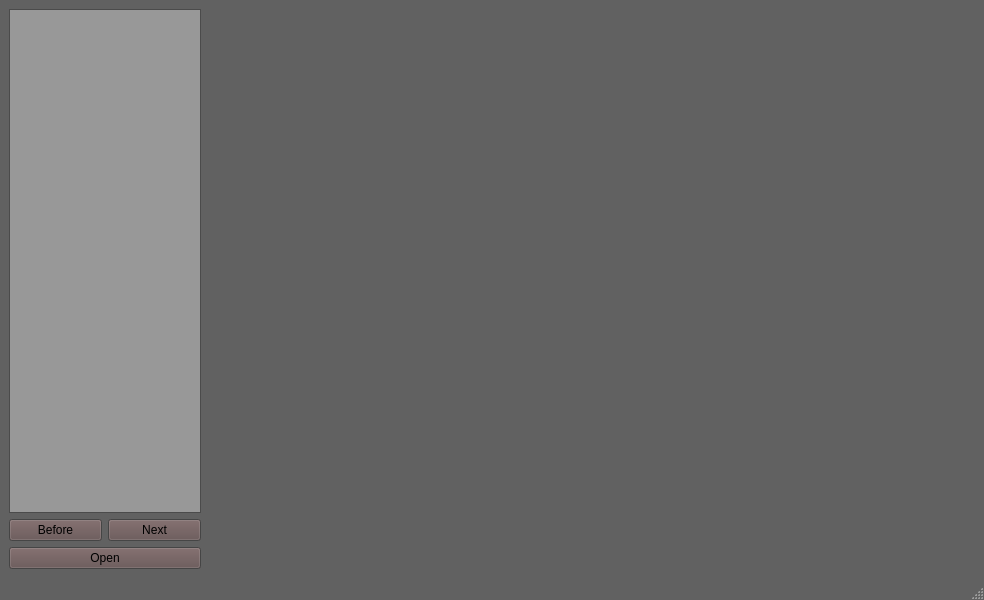
<?xml version="1.0" encoding="UTF-8"?>
<ui version="4.0">
 <class>MainWindow</class>
 <widget class="QMainWindow" name="MainWindow">
  <property name="geometry">
   <rect>
    <x>0</x>
    <y>0</y>
    <width>984</width>
    <height>600</height>
   </rect>
  </property>
  <property name="palette">
   <palette>
    <active>
     <colorrole role="Button">
      <brush brushstyle="SolidPattern">
       <color alpha="255">
        <red>97</red>
        <green>78</green>
        <blue>78</blue>
       </color>
      </brush>
     </colorrole>
     <colorrole role="Light">
      <brush brushstyle="SolidPattern">
       <color alpha="255">
        <red>153</red>
        <green>0</green>
        <blue>3</blue>
       </color>
      </brush>
     </colorrole>
     <colorrole role="Midlight">
      <brush brushstyle="SolidPattern">
       <color alpha="255">
        <red>203</red>
        <green>203</green>
        <blue>203</blue>
       </color>
      </brush>
     </colorrole>
     <colorrole role="Text">
      <brush brushstyle="SolidPattern">
       <color alpha="255">
        <red>0</red>
        <green>0</green>
        <blue>0</blue>
       </color>
      </brush>
     </colorrole>
     <colorrole role="ButtonText">
      <brush brushstyle="SolidPattern">
       <color alpha="255">
        <red>0</red>
        <green>0</green>
        <blue>0</blue>
       </color>
      </brush>
     </colorrole>
     <colorrole role="Base">
      <brush brushstyle="SolidPattern">
       <color alpha="255">
        <red>152</red>
        <green>152</green>
        <blue>152</blue>
       </color>
      </brush>
     </colorrole>
     <colorrole role="Window">
      <brush brushstyle="SolidPattern">
       <color alpha="255">
        <red>97</red>
        <green>97</green>
        <blue>97</blue>
       </color>
      </brush>
     </colorrole>
     <colorrole role="Highlight">
      <brush brushstyle="SolidPattern">
       <color alpha="255">
        <red>157</red>
        <green>0</green>
        <blue>0</blue>
       </color>
      </brush>
     </colorrole>
     <colorrole role="HighlightedText">
      <brush brushstyle="SolidPattern">
       <color alpha="255">
        <red>255</red>
        <green>255</green>
        <blue>255</blue>
       </color>
      </brush>
     </colorrole>
     <colorrole role="Link">
      <brush brushstyle="SolidPattern">
       <color alpha="255">
        <red>144</red>
        <green>0</green>
        <blue>0</blue>
       </color>
      </brush>
     </colorrole>
     <colorrole role="PlaceholderText">
      <brush brushstyle="SolidPattern">
       <color alpha="128">
        <red>0</red>
        <green>0</green>
        <blue>0</blue>
       </color>
      </brush>
     </colorrole>
    </active>
    <inactive>
     <colorrole role="Button">
      <brush brushstyle="SolidPattern">
       <color alpha="255">
        <red>97</red>
        <green>78</green>
        <blue>78</blue>
       </color>
      </brush>
     </colorrole>
     <colorrole role="Light">
      <brush brushstyle="SolidPattern">
       <color alpha="255">
        <red>153</red>
        <green>0</green>
        <blue>3</blue>
       </color>
      </brush>
     </colorrole>
     <colorrole role="Midlight">
      <brush brushstyle="SolidPattern">
       <color alpha="255">
        <red>203</red>
        <green>203</green>
        <blue>203</blue>
       </color>
      </brush>
     </colorrole>
     <colorrole role="Text">
      <brush brushstyle="SolidPattern">
       <color alpha="255">
        <red>0</red>
        <green>0</green>
        <blue>0</blue>
       </color>
      </brush>
     </colorrole>
     <colorrole role="ButtonText">
      <brush brushstyle="SolidPattern">
       <color alpha="255">
        <red>0</red>
        <green>0</green>
        <blue>0</blue>
       </color>
      </brush>
     </colorrole>
     <colorrole role="Base">
      <brush brushstyle="SolidPattern">
       <color alpha="255">
        <red>152</red>
        <green>152</green>
        <blue>152</blue>
       </color>
      </brush>
     </colorrole>
     <colorrole role="Window">
      <brush brushstyle="SolidPattern">
       <color alpha="255">
        <red>97</red>
        <green>97</green>
        <blue>97</blue>
       </color>
      </brush>
     </colorrole>
     <colorrole role="Highlight">
      <brush brushstyle="SolidPattern">
       <color alpha="255">
        <red>157</red>
        <green>0</green>
        <blue>0</blue>
       </color>
      </brush>
     </colorrole>
     <colorrole role="HighlightedText">
      <brush brushstyle="SolidPattern">
       <color alpha="255">
        <red>255</red>
        <green>255</green>
        <blue>255</blue>
       </color>
      </brush>
     </colorrole>
     <colorrole role="Link">
      <brush brushstyle="SolidPattern">
       <color alpha="255">
        <red>144</red>
        <green>0</green>
        <blue>0</blue>
       </color>
      </brush>
     </colorrole>
     <colorrole role="PlaceholderText">
      <brush brushstyle="SolidPattern">
       <color alpha="128">
        <red>0</red>
        <green>0</green>
        <blue>0</blue>
       </color>
      </brush>
     </colorrole>
    </inactive>
    <disabled>
     <colorrole role="Button">
      <brush brushstyle="SolidPattern">
       <color alpha="255">
        <red>97</red>
        <green>78</green>
        <blue>78</blue>
       </color>
      </brush>
     </colorrole>
     <colorrole role="Light">
      <brush brushstyle="SolidPattern">
       <color alpha="255">
        <red>153</red>
        <green>0</green>
        <blue>3</blue>
       </color>
      </brush>
     </colorrole>
     <colorrole role="Midlight">
      <brush brushstyle="SolidPattern">
       <color alpha="255">
        <red>203</red>
        <green>203</green>
        <blue>203</blue>
       </color>
      </brush>
     </colorrole>
     <colorrole role="Text">
      <brush brushstyle="SolidPattern">
       <color alpha="255">
        <red>0</red>
        <green>0</green>
        <blue>0</blue>
       </color>
      </brush>
     </colorrole>
     <colorrole role="ButtonText">
      <brush brushstyle="SolidPattern">
       <color alpha="255">
        <red>122</red>
        <green>122</green>
        <blue>122</blue>
       </color>
      </brush>
     </colorrole>
     <colorrole role="Base">
      <brush brushstyle="SolidPattern">
       <color alpha="255">
        <red>152</red>
        <green>152</green>
        <blue>152</blue>
       </color>
      </brush>
     </colorrole>
     <colorrole role="Window">
      <brush brushstyle="SolidPattern">
       <color alpha="255">
        <red>97</red>
        <green>97</green>
        <blue>97</blue>
       </color>
      </brush>
     </colorrole>
     <colorrole role="Highlight">
      <brush brushstyle="SolidPattern">
       <color alpha="255">
        <red>0</red>
        <green>120</green>
        <blue>215</blue>
       </color>
      </brush>
     </colorrole>
     <colorrole role="HighlightedText">
      <brush brushstyle="SolidPattern">
       <color alpha="255">
        <red>255</red>
        <green>255</green>
        <blue>255</blue>
       </color>
      </brush>
     </colorrole>
     <colorrole role="Link">
      <brush brushstyle="SolidPattern">
       <color alpha="255">
        <red>144</red>
        <green>0</green>
        <blue>0</blue>
       </color>
      </brush>
     </colorrole>
     <colorrole role="PlaceholderText">
      <brush brushstyle="SolidPattern">
       <color alpha="128">
        <red>0</red>
        <green>0</green>
        <blue>0</blue>
       </color>
      </brush>
     </colorrole>
    </disabled>
   </palette>
  </property>
  <property name="windowTitle">
   <string>MainWindow</string>
  </property>
  <widget class="QWidget" name="centralwidget">
   <layout class="QGridLayout" name="gridLayout_2">
    <item row="0" column="0">
     <layout class="QGridLayout" name="gridLayout" columnstretch="1,4,0">
      <item row="0" column="0">
       <layout class="QVBoxLayout" name="verticalLayout_2">
        <item>
         <widget class="QTextEdit" name="textEdit"/>
        </item>
        <item>
         <layout class="QHBoxLayout" name="horizontalLayout">
          <item>
           <widget class="QPushButton" name="Button_Before">
            <property name="text">
             <string>Before</string>
            </property>
           </widget>
          </item>
          <item>
           <widget class="QPushButton" name="Button_Next">
            <property name="text">
             <string>Next</string>
            </property>
           </widget>
          </item>
         </layout>
        </item>
        <item>
         <widget class="QPushButton" name="Button_Open">
          <property name="font">
           <font>
            <pointsize>9</pointsize>
           </font>
          </property>
          <property name="text">
           <string>Open</string>
          </property>
         </widget>
        </item>
       </layout>
      </item>
      <item row="0" column="1">
       <layout class="QVBoxLayout" name="verticalLayout" stretch="1,3,1">
        <item>
         <widget class="QCustomPlot" name="Plot_up_dc" native="true">
          <property name="maximumSize">
           <size>
            <width>16777215</width>
            <height>16777215</height>
           </size>
          </property>
         </widget>
        </item>
        <item>
         <widget class="QCustomPlot" name="Plot_3D" native="true">
          <property name="maximumSize">
           <size>
            <width>16777215</width>
            <height>16777215</height>
           </size>
          </property>
         </widget>
        </item>
        <item>
         <widget class="QCustomPlot" name="Plot_down_dc" native="true">
          <property name="maximumSize">
           <size>
            <width>16777215</width>
            <height>16777215</height>
           </size>
          </property>
         </widget>
        </item>
       </layout>
      </item>
     </layout>
    </item>
   </layout>
  </widget>
  <widget class="QMenuBar" name="menubar">
   <property name="geometry">
    <rect>
     <x>0</x>
     <y>0</y>
     <width>984</width>
     <height>20</height>
    </rect>
   </property>
  </widget>
  <widget class="QStatusBar" name="statusbar"/>
 </widget>
 <customwidgets>
  <customwidget>
   <class>QCustomPlot</class>
   <extends>QWidget</extends>
   <header location="global">qcustomplot.h</header>
   <container>1</container>
  </customwidget>
 </customwidgets>
 <resources/>
 <connections/>
</ui>
